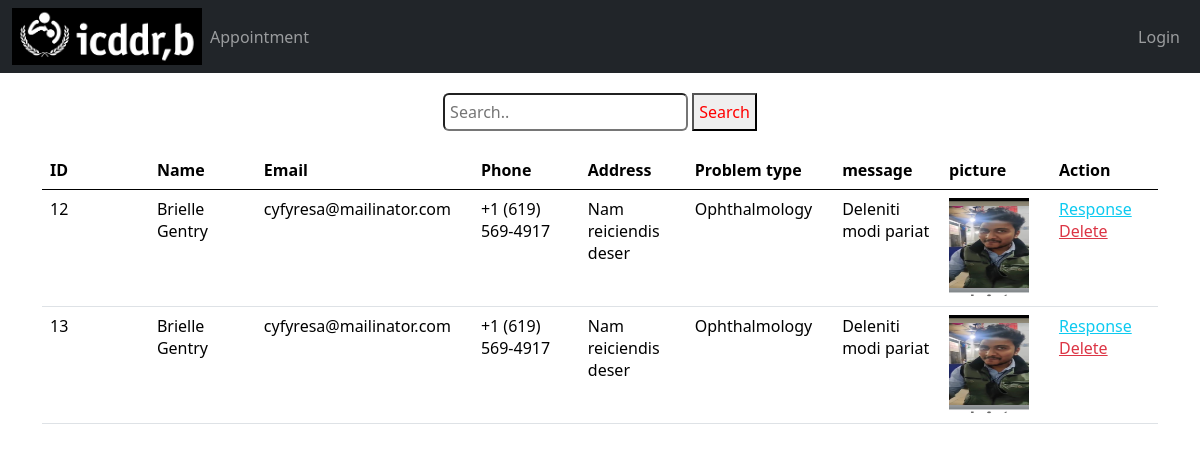
Before: /patient.php with the older database file.
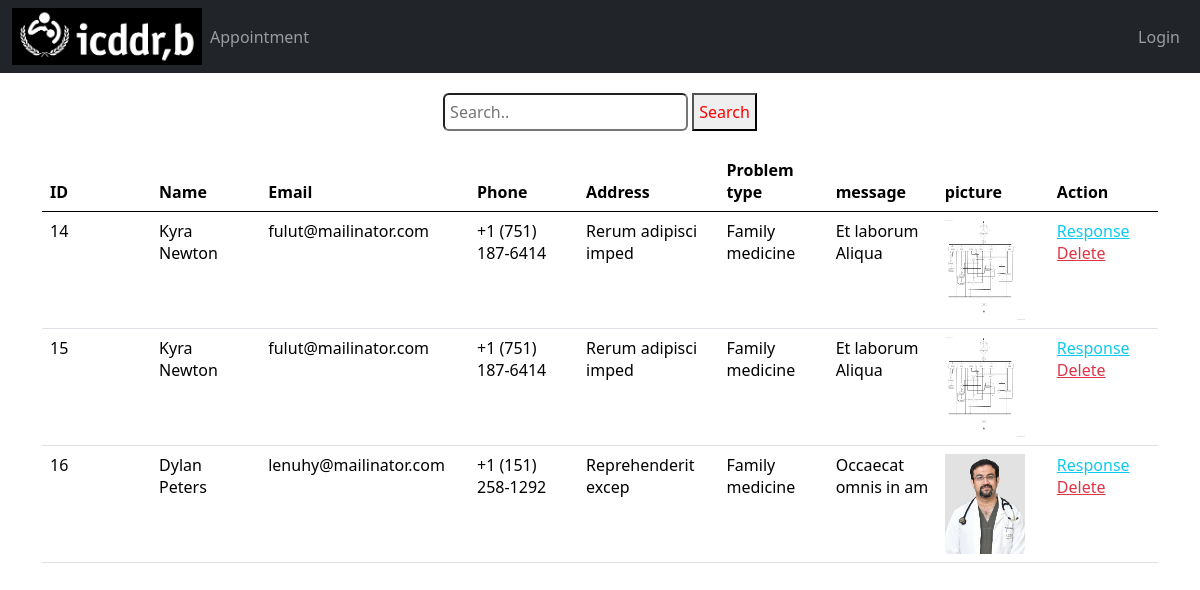
After: the same page with the newer database file.
### tables this page shows
CREATE TABLE `guest` (
  `id` int(255) NOT NULL,
  `fullname` varchar(255) NOT NULL,
  `email` varchar(255) NOT NULL,
  `address` varchar(255) NOT NULL,
  `phone` varchar(255) NOT NULL,
  `ptype` varchar(255) NOT NULL,
  `file` varchar(255) NOT NULL,
  `message` varchar(255) NOT NULL,
  `response` varchar(255) DEFAULT NULL
);

### init.php (called while the page is built, shortened)
<?php
$source = new source;
?>

### classes/source.php (called while the page is built, shortened)
<?php
class source extends db{
    public $Query;
    public function Query($query,$param = []){
        if(empty($param)){
            $this->Query = $this->db->prepare($query);
            return $this->Query->execute();
        }else{
            $this->Query = $this->db->prepare($query);
            return $this->Query->execute($param);
        }
    }
    public function CountRows(){
        return $this->Query->rowCount();
    }
    public function FetchAll(){
        return $this->Query->FetchAll(PDO::FETCH_OBJ);
    }
}
?>

### classes/db.php (called while the page is built, shortened)
<?php
class db{
    private $host = "localhost";
    private $username = "root";
    private $password = "";
    private $database = "intern";
    public function __construct(){
        try{
            $this->db = new PDO("mysql:hsot=".$this->host.";dbname=".$this->database,
            $this->username,$this->password);
        }catch(PDOException $e){
            echo "Connection problem : ".$e->getMessage();
        }
    }
}
?>

### patient.php (the view, shortened to what this page needs)
<?php
include "init.php";
?>
<html>
<head>
    <link href="https://cdn.jsdelivr.net/npm/bootstrap@5.0.2/dist/css/bootstrap.min.css" rel="stylesheet">
    <link rel="stylesheet" href="style/css_responsive.css">
</head>
<body>
    <?php
    include 'splitfile/navbar.php';
    ?>
    <div class="container-fluid">
        <div class="container">
        <div style="border: 5px; padding: 5px; margin-top: 15px; margin-bottom:15px;">
                <center>
                    <form class="example" action=" " method="post">
                        <input type="text" placeholder="Search.." name="keyword" class="rounded" style="padding:5px; ">
                        <button type="submit" name="submit" value="submit" style="padding:5px; color:red;">Search</button>
                    </form>
                </center>
            </div>
            <table class="table table-hover">
                <thead>
                    <tr>
                        <th class="col-1">ID</th>
                        <th class="col-1">Name</th>
                        <th class="col-1">Email</th>
                        <th class="col-1">Phone</th>
                        <th class="col-1">Address</th>
                        <th class="col-1">Problem type</th>
                        <th class="col-1">message</th>
                        <th class="col-1">picture</th>
                        <th class="col-1">Action</th>
                    </tr>
                </thead>
                <tbody>
                    <?php
                    if (!isset($_POST['submit'])) {
                    $query = $source->Query("SELECT * FROM guest ");
                    $details = $source->FetchAll();
                    $numrow = $source->CountRows();
                    if ($numrow > 0) {
                        foreach ($details as $row) :
                    ?>
                            <tr>
                                <td><?php echo $row->id; ?></td>
                                <td><?php echo $row->fullname; ?></td>
                                <td><?php echo $row->email; ?></td>
                                <td><?php echo $row->phone; ?></td>
                                <td><?php echo $row->address; ?></td>
                                <td><?php echo $row->ptype; ?></td>
                                <td><?php echo $row->message; ?></td>
                                <td><img src="Uploads/<?php echo $row->file; ?>" height=100px width=80px></td>
                                <?php echo "<td>
                 <a href='response.php?id=" . $row->id . "' class='.btn-sm btn-outline-info mr-2'>Response</a>"."  "."<a href='deleteguest.php?deleteuser=" . $row->id . "' class='.btn-sm btn-outline-danger mr-2'>Delete</a> </td>
                </tr>"; ?>
                        <?php
                        endforeach;
                    }
                    }
                        ?>
                </tbody>
            </table>
        </div>
    </div>
</body>
</html>

### splitfile/navbar.php (shortened to what this page needs)
<!DOCTYPE html>
<html lang="en">
<head>
  <link rel="stylesheet" href="css/bootstrap.min.css">
  <link rel="stylesheet" href="style/css_responsive.css">
</head>
<body>
  <nav class="navbar navbar-expand-lg navbar-dark bg-dark">
    <div class="container-fluid">
      <div class="header-logo">
        <a href="./dashboard.php">
          <img alt="icddr,b" width="190" data-sticky-width="82" data-sticky-height="40" data-sticky-top="33" src="img/logo.png">
        </a>
      </div>
      <div class="collapse navbar-collapse" id="navbarCollapse">
        <div class="navbar-nav">
          <?php
          if ($_SESSION['utype'] == 0 && isset($_SESSION['username'])) {
          ?>
            <a href="./register.php" class="nav-item nav-link">Register Admin</a>
            <a href="./list.php" class="nav-item nav-link"> Employees</a>
            <a href="./index1.php" class="nav-item nav-link"> Employee Register</a>
            <a href="./guestentry.php" class="nav-item nav-link"> Services</a>
            <a href="./patient.php" class="nav-item nav-link"> Patients</a>
            <a href="./doc_list.php" class="nav-item nav-link"> Appointment</a>
            <a href="./about.html" class="nav-item nav-link"> About</a>
            <a href="./contact.php" class="nav-item nav-link"> Contact</a>
          <?php } else {
          ?>
<a href="./doc_list.php" class="nav-item nav-link">Appointment</a>
          <?php }
          ?>
        </div>
        <div class="navbar-nav ms-auto">
          <?php
          if (isset($_SESSION['username'])) {
          ?>
            <a href="./logout.php" class="nav-item nav-link">Logout</a>
            <a href="./chn_pass.php" class="nav-item nav-link">Change Password</a>
          <?php
          } else {
          ?>
            <a href="./login.php" class="nav-item nav-link">Login</a>
          <?php
          }
          ?>
        </div>
      </div>
    </div>
  </nav>
</body>
</html>

### style/css_responsive.css (style rules this page uses)
* { box-sizing: border-box; margin: 0; padding: 0; }

Changed rows visible on the page:
removed guest: id "12", fullname "Brielle Gentry", email "cyfyresa@mailinator.com", phone "+1 (619) 569-4917", address "Nam reiciendis deser", ptype "Ophthalmology", message "Deleniti modi pariat", file (picture)
removed guest: id "13", fullname "Brielle Gentry", email "cyfyresa@mailinator.com", phone "+1 (619) 569-4917", address "Nam reiciendis deser", ptype "Ophthalmology", message "Deleniti modi pariat", file (picture)
added guest: id "14", fullname "Kyra Newton", email "fulut@mailinator.com", phone "+1 (751) 187-6414", address "Rerum adipisci imped", ptype "Family medicine", message "Et laborum Aliqua", file (picture)
added guest: id "15", fullname "Kyra Newton", email "fulut@mailinator.com", phone "+1 (751) 187-6414", address "Rerum adipisci imped", ptype "Family medicine", message "Et laborum Aliqua", file (picture)
added guest: id "16", fullname "Dylan Peters", email "lenuhy@mailinator.com", phone "+1 (151) 258-1292", address "Reprehenderit excep", ptype "Family medicine", message "Occaecat omnis in am", file (picture)
